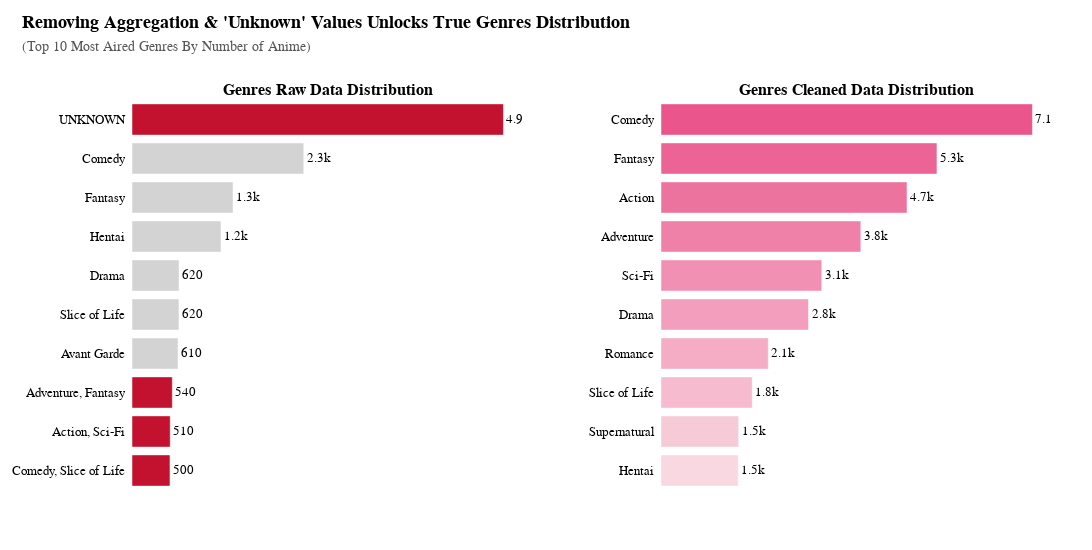

Notebook code for this chart:
### Markdown cell above
#### **3.1. Genres**

### Code cell
# ==========================================
# 1. DATA PREPARATION
# ==========================================

# --- A. RAW DATA (LEFT CHART) ---
# Count occurrences and take Top 15
genre_counts_raw = df_anime_dataset_2023['Genres'].value_counts().head(10).reset_index()
genre_counts_raw.columns = ['Genres', 'Count']

# Sort by Count ascending (for horizontal bar chart to show largest at top)
genre_counts_raw = genre_counts_raw.sort_values('Count', ascending=True)

# Define Color Logic for Raw Data:
# - Red (#C3122F) for Noise (Combinations with ',' or 'UNKNOWN')
# - Light Grey (#D3D3D3) for Neutral Context (Single valid genres in raw data)
colors_raw = [
    '#C3122F' if (',' in str(x) or str(x).strip().upper() == 'UNKNOWN') else '#D3D3D3'
    for x in genre_counts_raw['Genres']
]

# --- B. CLEAN DATA (RIGHT CHART) ---
# Create a copy and ensure string format
df_genres_exploded = df_anime_dataset_2023_prep[['Genres']].copy()
df_genres_exploded['Genres'] = df_genres_exploded['Genres'].astype(str)

# REGEX CLEANING: Remove brackets and quotes
df_genres_exploded['Genres'] = df_genres_exploded['Genres'].str.replace(r"[\[\]\'\"]", "", regex=True)

# SPLIT & EXPLODE: Separate genres and create individual rows
df_genres_exploded['Genres'] = df_genres_exploded['Genres'].str.split(',')
df_genres_exploded = df_genres_exploded.explode('Genres')

# TRIM: Remove leading/trailing whitespace
df_genres_exploded['Genres'] = df_genres_exploded['Genres'].str.strip()

# FILTER: Remove garbage values (Noise)
exclude_list = ["UNKNOWN", "NONE", "NAN", "NULL", ""]
df_genres_exploded = df_genres_exploded[~df_genres_exploded['Genres'].str.upper().isin(exclude_list)]
df_genres_exploded = df_genres_exploded[df_genres_exploded['Genres'] != ""]

# Count occurrences and take Top 15
genre_counts_clean = df_genres_exploded['Genres'].value_counts().head(10).reset_index()
genre_counts_clean.columns = ['Genres', 'Count']
genre_counts_clean = genre_counts_clean.sort_values('Count', ascending=True)

# Define Color Logic for Clean Data:
# - Vibrant Pink (#ea568c) for Valid Data

# Gradient hồng: Đậm ở trên → Nhạt ở dưới
colors_clean = n_colors(
    'rgb(249,216,226)',   # nhạt (dưới)
    'rgb(234,86,140)',    # đậm (trên)
    len(genre_counts_clean),
    colortype='rgb'
)  # Đảo để khớp thứ tự y (trên → dưới)

# ==========================================
# 2. VISUALIZATION (PHASE 2: TECHNICAL COMPARISON)
# ==========================================

# Initialize Subplots (1 Row, 2 Columns)
fig = make_subplots(
    rows=1, cols=2,
    subplot_titles=("<b>Genres Raw Data Distribution</b>", "<b>Genres Cleaned Data Distribution</b>"), 
    horizontal_spacing=0.15 # Adjust spacing to prevent label overlap
)

# --- TRACE 1: RAW DATA (LEFT) ---
fig.add_trace(
    go.Bar(
        y=genre_counts_raw['Genres'],
        x=genre_counts_raw['Count'],
        orientation='h',
        marker_color=colors_raw,
        text=genre_counts_raw['Count'],
        textposition='outside',
        texttemplate='%{x:.2s}', # Format: 15k, 2.5k
        hovertemplate='<b>Raw Genre:</b> %{y}<br><b>Count:</b> %{x:,}<extra></extra>',
        showlegend=False 
    ),
    row=1, col=1
)

# --- TRACE 2: CLEAN DATA (RIGHT) ---
fig.add_trace(
    go.Bar(
        y=genre_counts_clean['Genres'],
        x=genre_counts_clean['Count'],
        orientation='h',
        marker_color=colors_clean, # Pink for Valid Data
        text=genre_counts_clean['Count'],
        textposition='outside',
        texttemplate='%{x:.2s}', # Format: 15k, 2.5k
        hovertemplate='<b>Clean Genre:</b> %{y}<br><b>Count:</b> %{x:,}<extra></extra>',
        showlegend=False # Rule: 1-2 traces -> hide legend
    ),
    row=1, col=2
)


# ==========================================
# 3. LAYOUT SETTINGS (STRICT COMPLIANCE)
# ==========================================

fig.update_layout(
    # General Settings
    font=dict(family="Tahoma", size=13, color="#000000"),
    hovermode="x unified",
    
    # Margin & Dimensions
    margin=dict(l=40, r=40, t=100, b=60),
    width=1550,
    height=550,
    
    # Backgrounds
    plot_bgcolor="white",
    paper_bgcolor="white",
    
    # Title Convention (Position x=0.02, 2-line structure)
    title=dict(
        text="<b>Removing Aggregation & 'Unknown' Values Unlocks True Genres Distribution</b><br><span style='color:#555555; font-size:14px'>(Top 10 Most Aired Genres By Number of Anime)</span>",
        x=0.02,
        y=0.95, # Adjust vertical position slightly to fit top margin
        xanchor='left',
        yanchor='top'
    )
)

# --- AXIS SETTINGS (DECLUTTER) ---
# Rule: Hide Gridlines, Hide X-axis Labels (focus on Shape/Trend + Direct Labeling)

# Update X-axes (Values)
fig.update_xaxes(showgrid=False, showticklabels=False, zeroline=False, row=1, col=1)
fig.update_xaxes(showgrid=False, showticklabels=False, zeroline=False, row=1, col=2)

# Update Y-axes (Categories)
# Keep labels for readability, no grid
fig.update_yaxes(showgrid=False, showline=False, ticksuffix="  ", row=1, col=1)
fig.update_yaxes(showgrid=False, showline=False, ticksuffix="  ", row=1, col=2)

fig.show()

#--- 6. SAFE SAVE & SHOW ---    
try:
    save_chart(fig, step="03", stt="IV_B_3.1.Genres", title="Removing_Aggregation_and_'Unknown'_Values_Unlocks_True_Genres_Distribution")
except Exception as e:
    print(f"⚠️ Could not save chart due to Kaleido error: {e}")
    print("✅ Chart is displayed below regardless.")

### Figure 1 — Plotly figure (JSON) as saved in the notebook; plotly's stock layout.template omitted (floating-point values rounded to 4 significant figures)
{"data": [{"hovertemplate": "<b>Raw Genre:</b> %{y}<br><b>Count:</b> %{x:,}<extra></extra>", "marker": {"color": ["#C3122F", "#C3122F", "#C3122F", "#D3D3D3", "#D3D3D3", "#D3D3D3", "#D3D3D3", "#D3D3D3", "#D3D3D3", "#C3122F"]}, "orientation": "h", "showlegend": false, "text": [504.0, 507.0, 535.0, 611.0, 623.0, 624.0, 1181.0, 1341.0, 2279.0, 4929.0], "textposition": "outside", "texttemplate": "%{x:.2s}", "type": "bar", "x": [504, 507, 535, 611, 623, 624, 1181, 1341, 2279, 4929], "xaxis": "x", "y": ["Comedy, Slice of Life", "Action, Sci-Fi", "Adventure, Fantasy", "Avant Garde", "Slice of Life", "Drama", "Hentai", "Fantasy", "Comedy", "UNKNOWN"], "yaxis": "y"}, {"hovertemplate": "<b>Clean Genre:</b> %{y}<br><b>Count:</b> %{x:,}<extra></extra>", "marker": {"color": ["rgb(249.0, 216.0, 226.0)", "rgb(247.33333333333334, 201.55555555555554, 216.44444444444446)", "rgb(245.66666666666666, 187.11111111111111, 206.88888888888889)", "rgb(244.0, 172.66666666666666, 197.33333333333334)", "rgb(242.33333333333334, 158.22222222222223, 187.77777777777777)", "rgb(240.66666666666666, 143.77777777777777, 178.22222222222223)", "rgb(239.0, 129.33333333333331, 168.66666666666669)", "rgb(237.33333333333334, 114.88888888888889, 159.11111111111111)", "rgb(235.66666666666666, 100.44444444444444, 149.55555555555554)", "rgb(234.0, 86.0, 140.0)"]}, "orientation": "h", "showlegend": false, "text": [1486.0, 1494.0, 1755.0, 2063.0, 2836.0, 3091.0, 3842.0, 4730.0, 5306.0, 7142.0], "textposition": "outside", "texttemplate": "%{x:.2s}", "type": "bar", "x": [1486, 1494, 1755, 2063, 2836, 3091, 3842, 4730, 5306, 7142], "xaxis": "x2", "y": ["Hentai", "Supernatural", "Slice of Life", "Romance", "Drama", "Sci-Fi", "Adventure", "Action", "Fantasy", "Comedy"], "yaxis": "y2"}], "layout": {"annotations": [{"font": {"size": 16}, "showarrow": false, "text": "<b>Genres Raw Data Distribution</b>", "x": 0.2125, "xanchor": "center", "xref": "paper", "y": 1, "yanchor": "bottom", "yref": "paper"}, {"font": {"size": 16}, "showarrow": false, "text": "<b>Genres Cleaned Data Distribution</b>", "x": 0.7875, "xanchor": "center", "xref": "paper", "y": 1, "yanchor": "bottom", "yref": "paper"}], "font": {"color": "#000000", "family": "Tahoma", "size": 13}, "height": 550, "hovermode": "x unified", "margin": {"b": 60, "l": 40, "r": 40, "t": 100}, "paper_bgcolor": "white", "plot_bgcolor": "white", "title": {"text": "<b>Removing Aggregation & 'Unknown' Values Unlocks True Genres Distribution</b><br><span style='color:#555555; font-size:14px'>(Top 10 Most Aired Genres By Number of Anime)</span>", "x": 0.02, "xanchor": "left", "y": 0.95, "yanchor": "top"}, "width": 1550, "xaxis": {"anchor": "y", "domain": [0, 0.425], "showgrid": false, "showticklabels": false, "zeroline": false}, "xaxis2": {"anchor": "y2", "domain": [0.575, 1], "showgrid": false, "showticklabels": false, "zeroline": false}, "yaxis": {"anchor": "x", "domain": [0, 1], "showgrid": false, "showline": false, "ticksuffix": "  "}, "yaxis2": {"anchor": "x2", "domain": [0, 1], "showgrid": false, "showline": false, "ticksuffix": "  "}}}
